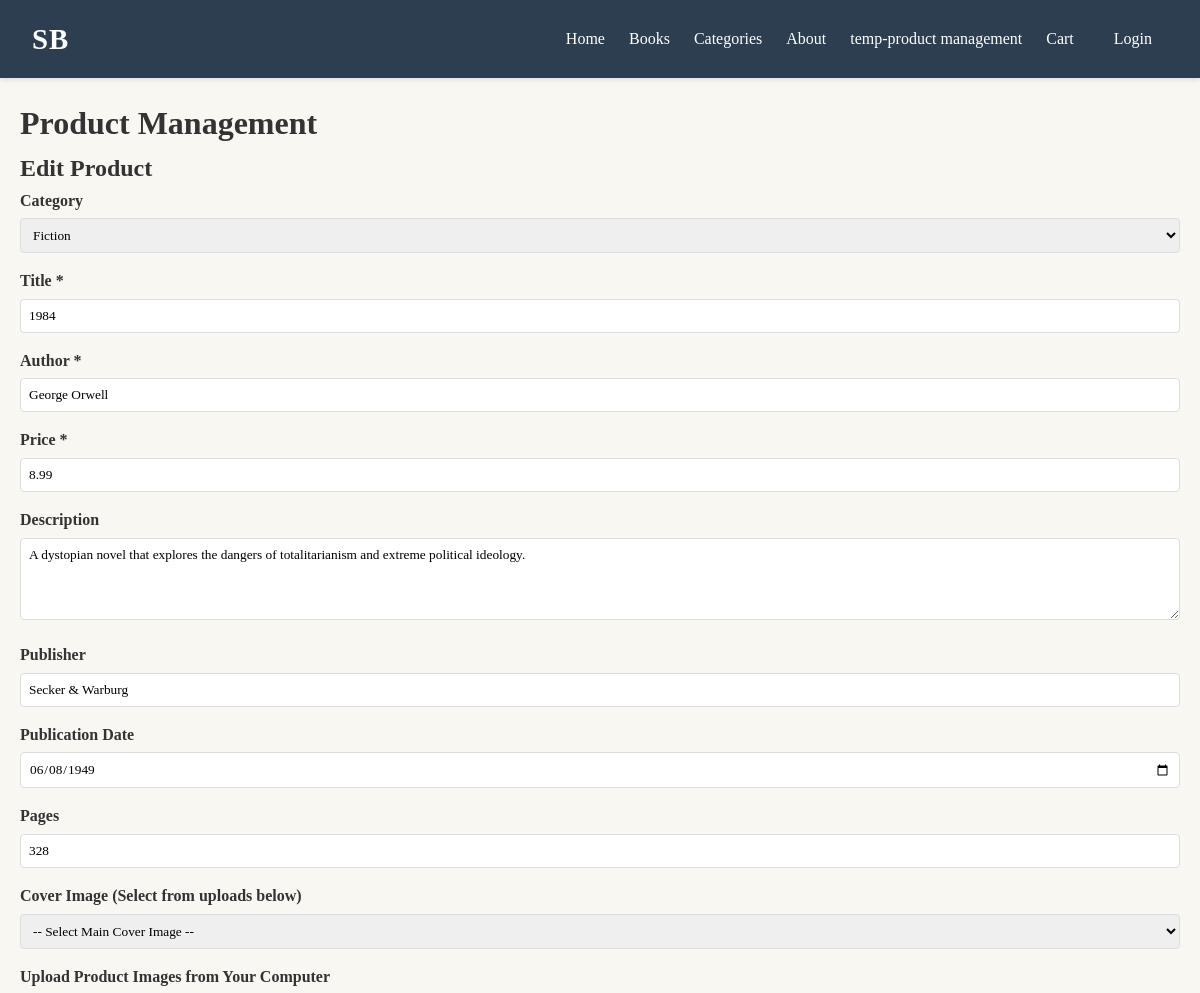
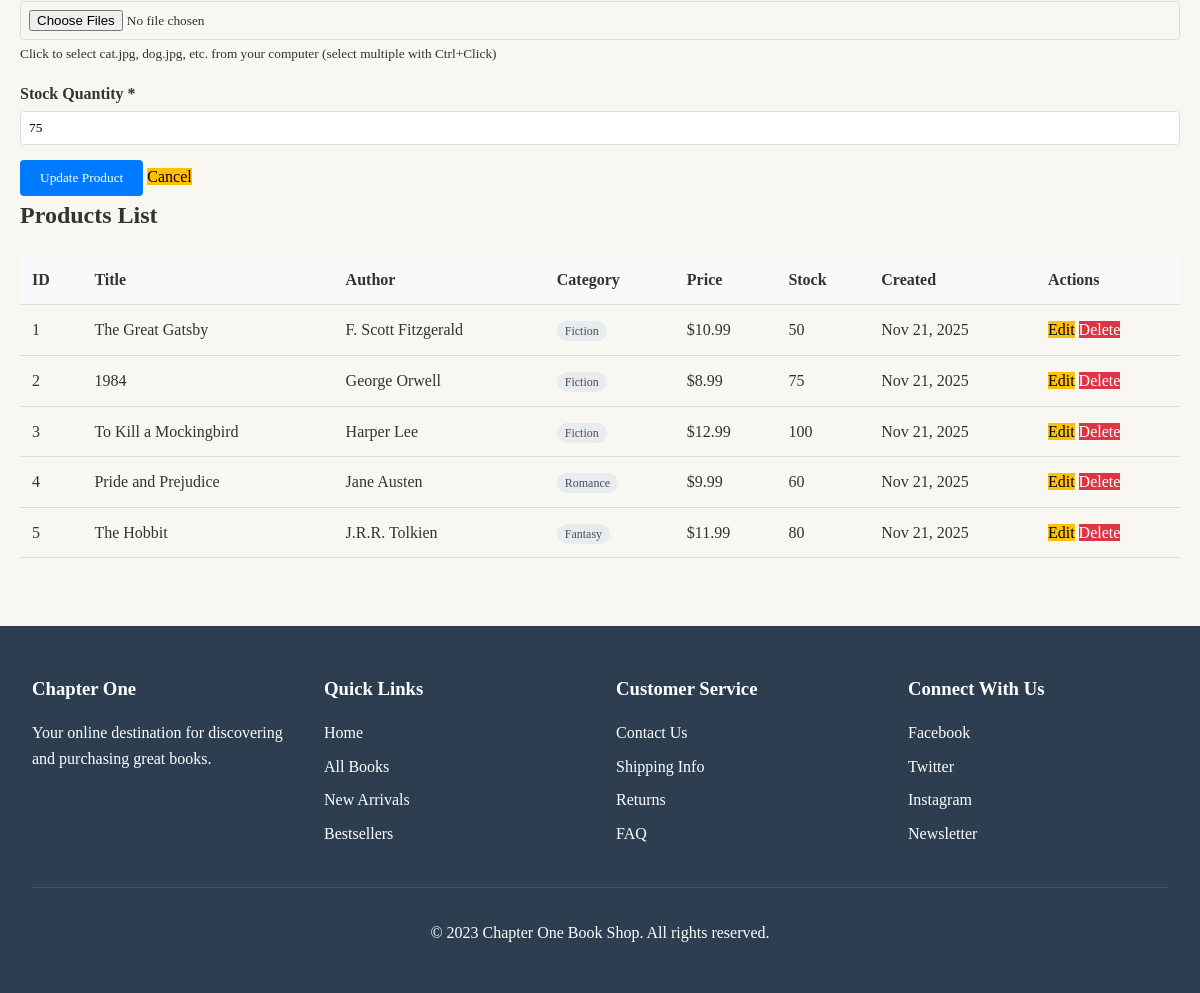
The app's page /page/adminProduct.php?action=edit&id=2 with its own data (2 pictures, top to bottom).
### tables this page shows
CREATE TABLE products (
    id INT AUTO_INCREMENT PRIMARY KEY,
    category_id INT NULL,
    title VARCHAR(255) NOT NULL,
    author VARCHAR(255) NOT NULL,
    price DECIMAL(10, 2) NOT NULL,
    description TEXT,
    publisher VARCHAR(255),
    publication_date DATE,
    pages INT,
    cover_image VARCHAR(255),
    stock_quantity INT DEFAULT 0,
    created_at TIMESTAMP DEFAULT CURRENT_TIMESTAMP,
    updated_at TIMESTAMP DEFAULT CURRENT_TIMESTAMP ON UPDATE CURRENT_TIMESTAMP,
    FOREIGN KEY (category_id) REFERENCES categories(id) ON DELETE SET NULL
);

CREATE TABLE categories (
    id INT AUTO_INCREMENT PRIMARY KEY,
    name VARCHAR(255) NOT NULL UNIQUE,
    description TEXT,
    sort_order INT DEFAULT 0,
    created_at TIMESTAMP DEFAULT CURRENT_TIMESTAMP,
    updated_at TIMESTAMP DEFAULT CURRENT_TIMESTAMP ON UPDATE CURRENT_TIMESTAMP
);

### page/adminProduct.php (the view, shortened to what this page needs)
<?php
include '../sb_head.php';
$host = 'localhost';
$dbname = 'sbonline';
$username = 'root';
$password = '';
$action = $_POST['action'] ?? $_GET['action'] ?? '';
$product = [
    'id' => '',
    'category_id' => '',
    'title' => '',
    'author' => '',
    'price' => '',
    'description' => '',
    'publisher' => '',
    'publication_date' => '',
    'pages' => '',
    'cover_image' => '',
    'stock_quantity' => ''
];
try {
    $pdo = new PDO("mysql:host=$host;dbname=$dbname;charset=utf8", $username, $password);
    $pdo->setAttribute(PDO::ATTR_ERRMODE, PDO::ERRMODE_EXCEPTION);
    $categories = [];
    $categoriesSql = "SELECT id, name FROM categories ORDER BY sort_order, name";
    $categoriesStmt = $pdo->prepare($categoriesSql);
    $categoriesStmt->execute();
    $categories = $categoriesStmt->fetchAll(PDO::FETCH_ASSOC);
    switch ($action) {
        case 'edit':
            $id = $_GET['id'] ?? '';
            if ($id) {
                $sql = "SELECT * FROM products WHERE id = ?";
                $stmt = $pdo->prepare($sql);
                $stmt->execute([$id]);
                $product = $stmt->fetch(PDO::FETCH_ASSOC);
            }
            break;
    }
    $sql = "SELECT p.*, c.name as category_name
            FROM products p
            LEFT JOIN categories c ON p.category_id = c.id
            ORDER BY p.created_at DESC";
    $stmt = $pdo->prepare($sql);
    $stmt->execute();
    $products = $stmt->fetchAll(PDO::FETCH_ASSOC);
} catch (PDOException $e) {
    $error = "Database error: " . $e->getMessage();
}
?>
<!DOCTYPE html>
<html lang="en">
<head>
</head>
<body>
    <div class="container">
        <h1>Product Management</h1>
        <div class="form-section">
            <h2><?php echo empty($product['id']) ? 'Add New Product' : 'Edit Product'; ?></h2>
            <form method="POST" action="adminProduct.php" enctype="multipart/form-data">
                <div class="form-group">
                    <label for="category_id">Category</label>
                    <select id="category_id" name="category_id">
                        <?php foreach ($categories as $category): ?>
                            <option value="<?php echo $category['id']; ?>"
                                <?php echo ($product['category_id'] == $category['id']) ? 'selected' : ''; ?>>
                                <?php echo htmlspecialchars($category['name']); ?>
                            </option>
                        <?php endforeach; ?>
                    </select>
                </div>
                <div class="form-group">
                    <label for="title">Title *</label>
                    <input type="text" id="title" name="title" required
                           value="<?php echo htmlspecialchars($product['title']); ?>">
                </div>
                <div class="form-group">
                    <label for="author">Author *</label>
                    <input type="text" id="author" name="author" required
                           value="<?php echo htmlspecialchars($product['author']); ?>">
                </div>
                <div class="form-group">
                    <label for="price">Price *</label>
                    <input type="number" id="price" name="price" step="0.01" min="0" required
                           value="<?php echo htmlspecialchars($product['price']); ?>">
                </div>
                <div class="form-group">
                    <label for="description">Description</label>
                    <textarea id="description" name="description" rows="4"><?php echo htmlspecialchars($product['description']); ?></textarea>
                </div>
                <div class="form-group">
                    <label for="publisher">Publisher</label>
                    <input type="text" id="publisher" name="publisher"
                           value="<?php echo htmlspecialchars($product['publisher']); ?>">
                </div>
                <div class="form-group">
                    <label for="publication_date">Publication Date</label>
                    <input type="date" id="publication_date" name="publication_date"
                           value="<?php echo htmlspecialchars($product['publication_date']); ?>">
                </div>
                <div class="form-group">
                    <label for="pages">Pages</label>
                    <input type="number" id="pages" name="pages" min="1"
                           value="<?php echo htmlspecialchars($product['pages']); ?>">
                </div>
                <div class="form-group">
                    <label for="cover_image">Cover Image (Select from uploads below)</label>
                    <select id="cover_image" name="cover_image">
                        <option value="">-- Select Main Cover Image --</option>
                    </select>
                </div>
                <div class="form-group">
                    <label for="product_images">Upload Product Images from Your Computer</label>
                    <input type="file" id="product_images" name="product_images[]"
                           multiple accept="image/jpeg, image/png, image/gif, image/webp">
                    <small>Click to select cat.jpg, dog.jpg, etc. from your computer (select multiple with Ctrl+Click)</small>
                </div>
                <div class="form-group">
                    <label for="stock_quantity">Stock Quantity *</label>
                    <input type="number" id="stock_quantity" name="stock_quantity" min="0" required
                           value="<?php echo htmlspecialchars($product['stock_quantity']); ?>">
                </div>
                <button type="submit" class="btn-primary">
                    <?php echo empty($product['id']) ? 'Create Product' : 'Update Product'; ?>
                </button>
                <?php if (!empty($product['id'])): ?>
                    <a href="adminProduct.php" class="btn-warning">Cancel</a>
                <?php endif; ?>
            </form>
        </div>
        <div class="list-section">
            <h2>Products List</h2>
            <?php if (empty($products)): ?>
                <p>No products found.</p>
            <?php else: ?>
                <table class="table">
                    <thead>
                        <tr>
                            <th>ID</th>
                            <th>Title</th>
                            <th>Author</th>
                            <th>Category</th>
                            <th>Price</th>
                            <th>Stock</th>
                            <th>Created</th>
                            <th>Actions</th>
                        </tr>
                    </thead>
                    <tbody>
                        <?php foreach ($products as $p): ?>
                            <tr>
                                <td><?php echo htmlspecialchars($p['id']); ?></td>
                                <td><?php echo htmlspecialchars($p['title']); ?></td>
                                <td><?php echo htmlspecialchars($p['author']); ?></td>
                                <td>
                                    <?php if ($p['category_name']): ?>
                                        <span class="category-badge"><?php echo htmlspecialchars($p['category_name']); ?></span>
                                    <?php else: ?>
                                        <span style="color: #6c757d;">No Category</span>
                                    <?php endif; ?>
                                </td>
                                <td>$<?php echo number_format($p['price'], 2); ?></td>
                                <td><?php echo htmlspecialchars($p['stock_quantity']); ?></td>
                                <td><?php echo date('M j, Y', strtotime($p['created_at'])); ?></td>
                                <td class="actions">
                                    <a href="adminProduct.php?action=edit&id=<?php echo $p['id']; ?>"
                                       class="btn-warning">Edit</a>
                                    <a href="adminProduct.php?action=delete&id=<?php echo $p['id']; ?>"
                                       class="btn-danger"
                                       onclick="return confirm('Are you sure you want to delete this product?')">Delete</a>
                                </td>
                            </tr>
                        <?php endforeach; ?>
                    </tbody>
                </table>
            <?php endif; ?>
        </div>
    </div>
</body>
</html>
<?php
include '../sb_foot.php';

### css/sb_style.css (style rules this page uses)
* { margin: 0; padding: 0; box-sizing: border-box; font-family: "Georgia", serif; }
body { background-color: #f9f7f2; color: #333; line-height: 1.6; }
a { text-decoration: none; color: inherit; }
.container { max-width: 1200px; margin: 0 auto; padding: 2rem; }

### page/adminProduct.php (style rules this page uses)
.container { max-width: 1200px; margin: 0 auto; padding: 20px; }
.form-group { margin-bottom: 15px; }
label { display: block; margin-bottom: 5px; font-weight: bold; }
input, textarea, select { width: 100%; padding: 8px; border: 1px solid #ddd; border-radius: 4px; }
button { padding: 10px 20px; border: none; border-radius: 4px; cursor: pointer; }
.btn-primary { background: #007bff; color: white; }
.btn-danger { background: #dc3545; color: white; }
.btn-warning { background: #ffc107; color: black; }
.table { width: 100%; border-collapse: collapse; margin-top: 20px; }
.table th, .table td { padding: 12px; text-align: left; border-bottom: 1px solid #ddd; }
.table th { background: #f8f9fa; }
.actions { white-space: nowrap; }
.category-badge { background: #e9ecef; padding: 3px 8px; border-radius: 12px; font-size: 12px; color: #495057; }

### records on screen
products: category_id "Fiction", title "1984", author "George Orwell", price "8.99", description "A dystopian novel that explores the dangers of totalitarianism and extreme political ideology.", publisher "Secker & Warburg", publication_date "06/08/1949", pages "328", stock_quantity "75", id "2", category.name "Fiction", created_at "Nov 21, 2025"
products: id "1", title "The Great Gatsby", author "F. Scott Fitzgerald", category.name "Fiction", price "10.99", stock_quantity "50", created_at "Nov 21, 2025"
products: id "3", title "To Kill a Mockingbird", author "Harper Lee", category.name "Fiction", price "12.99", stock_quantity "100", created_at "Nov 21, 2025"
products: id "4", title "Pride and Prejudice", author "Jane Austen", category.name "Romance", price "9.99", stock_quantity "60", created_at "Nov 21, 2025"
products: id "5", title "The Hobbit", author "J.R.R. Tolkien", category.name "Fantasy", price "11.99", stock_quantity "80", created_at "Nov 21, 2025"
